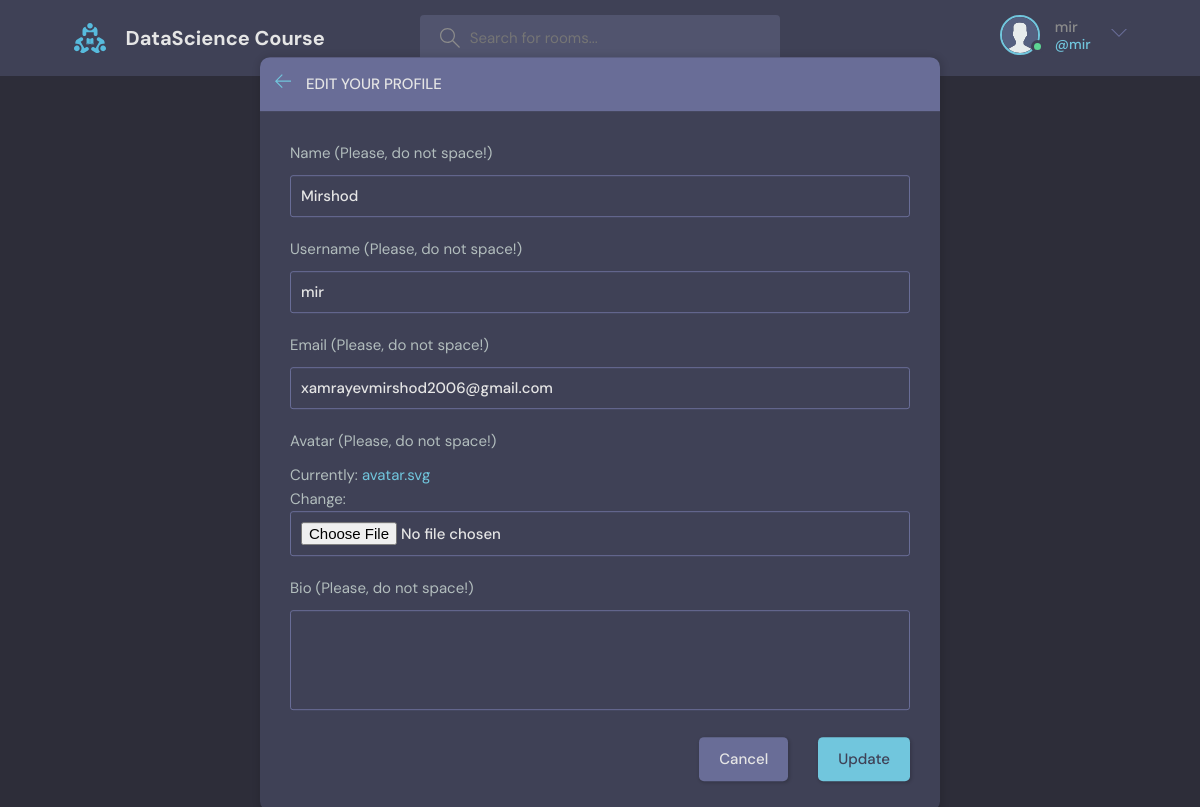
The page /update-user/ (signed in) on the database its author committed.
### base/models.py (models this page shows)
class User(AbstractUser):
    name = models.CharField(max_length=200,null=True,)
    email = models.EmailField(unique=True, max_length=200,null=True)
    bio = models.TextField(null=True)
    avatar = models.ImageField(null=True, default="avatar.svg")
    USERNAME_FIELD = 'email'
    REQUIRED_FIELDS = []

### base/views.py (the view, shortened to what this page needs)
# urls.py: path('update-user/',views.updateUser,name="update-user"),
@login_required(login_url='login')
def updateUser(request):
    user = request.user
    form = UserForm(instance=user)
    context = {
        'form':form,
        'user':user
    }
    return render(request,'base/edit_user.html',context)

### base/forms.py
class UserForm(ModelForm):
    class Meta:
        model = User
        fields = ['name','username','email','avatar','bio']

### base/templates/base/edit_user.html (shortened to what this page needs)
{%extends 'main.html'%}
{% block content %}
    <main class="update-account layout">
        <div class="container">
            <div class="layout__box">
                <div class="layout__boxHeader">
                    <div class="layout__boxTitle">
                        <a href="{% url 'home'%}">
                            <svg version="1.1" xmlns="http://www.w3.org/2000/svg" width="32" height="32"
                                viewBox="0 0 32 32">
                                <title>arrow-left</title>
                                <path
                                    d="M13.723 2.286l-13.723 13.714 13.719 13.714 1.616-1.611-10.96-10.96h27.625v-2.286h-27.625l10.965-10.965-1.616-1.607z">
                                </path>
                            </svg>
                        </a>
                        <h3>Edit your profile</h3>
                    </div>
                </div>
                <div class="layout__body">
                    <form class="form" action="" method="POST" enctype="multipart/form-data">
                        {% for field in form %}
                        <div class="form__group">
                            <label for="profile_pic">{{field.label}}<small>   (Please, do not space!)</small></label>
                            {{field}}
                        </div>
                        {% endfor %}
                        <div class="form__action">
                            <a class="btn btn--dark" href="{{request.META.HTTP_REFERER}}">Cancel</a>
                            <button class="btn btn--main" type="submit">Update</button>
                        </div>
                    </form>
                </div>
            </div>
        </div>
    </main>
{% endblock content%}

### templates/navbar.html (shortened to what this page needs)
{% load static %}
<header class="header header--loggedIn">
    <div class="container">
      <a href="{% url 'home'%}" class="header__logo">
        <img src="{% static 'images/logo.svg'%}" />
        <h1>DataScience Course</h1>
      </a>
      <form class="header__search" method="GET" action = "{% url 'home'%}" >
        <label>
          <input name ='q' placeholder="Search for rooms..." />
        </label>
      </form>
      <nav class="header__menu">
        {% if request.user.is_authenticated %}
        <div class="header__user">
          <a href="{% url 'update-user'%}">
            <div class="avatar avatar--medium active">
              <img src="{{request.user.avatar.url}}" />
            </div>
            <p>{{request.user.username}}<span>@{{request.user.username}}</span></p>
          </a>
          <button class="dropdown-button">
            <svg version="1.1" xmlns="http://www.w3.org/2000/svg" width="32" height="32" viewBox="0 0 32 32">
              <title>chevron-down</title>
              <path d="M16 21l-13-13h-3l16 16 16-16h-3l-13 13z"></path>
            </svg>
          </button>
        </div>
        {%else%}
        <a href="{%url 'login'%}">
          <img src="{% static 'images/avatar.svg'%}" />
          <p>Login</p>
        </a>
        {%endif%}
      </nav>
    </div>
  </header>

### rows shown on the page
User: user.avatar (placeholder picture), user.username "mir", form "Mirshod" "mir" "xamrayevmirshod2006@gmail.com"

### other values the page prints
{{ field.label }} "Name" "Username" "Email" "Avatar" "Bio"
